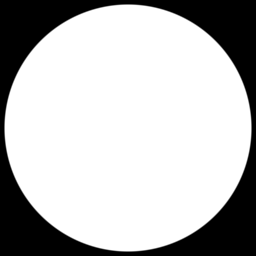
#> input picture tsks24-sig/lab3/images/circle.tif, 256 x 256 px
$ python DemoD.py
#> lines starting #> are read from the running program, lines starting #| are printed output that depends on the picture
from preamble import *

Im = np.double(imageio.imread('images/circle.tif'))
#> Im: shape (256, 256) float64; min 0, max 255, mean 186.4

fig, axes = plt.subplots(nrows=2, ncols=2)
fig.tight_layout()

plt.subplot(2,2,1)
plt.imshow(Im,'gray',clim=(0,255))
plt.title('original image')
plt.colorbar()

b = np.array([0.5,0.5])
b2 = np.convolve(b, b).reshape(1, 3)
d = np.array([1,-1.0])
cd = np.convolve(b, d).reshape(1, 3)
sobelx = np.array([[1., 0., -1.], [2., 0., -2.], [1., 0., -1.]]) / 8
Imsobelx = signal.convolve2d(Im,sobelx,'same')
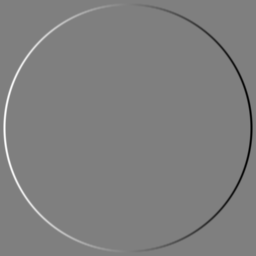
#> Imsobelx: shape (256, 256) float64; min -127.5, max 127.5, mean 0; drawn with min black and max white

plt.subplot(2,2,3)
plt.imshow(Imsobelx,'gray',clim=(-128,127))
plt.title('sobelx image')
plt.colorbar()

sobely = sobelx.T
Imsobely = signal.convolve2d(Im,sobely,'same')
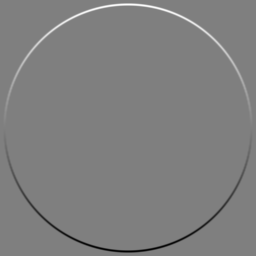
#> Imsobely: shape (256, 256) float64; min -127.5, max 127.5, mean 0; drawn with min black and max white
plt.subplot(2,2,4)
plt.imshow(Imsobely,'gray',clim=(-128,127))
plt.title('sobely image')
plt.colorbar()

mangngrad = np.sqrt(Imsobelx**2 + Imsobely**2)
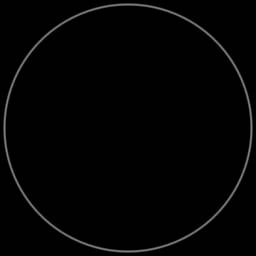
#> mangngrad: shape (256, 256) float64; min 0, max 127.5, mean 3

plt.subplot(2,2,2)
plt.imshow(mangngrad, 'gray',clim=(0, 160))
plt.title('mangngrad image')
plt.colorbar()

plt.show()
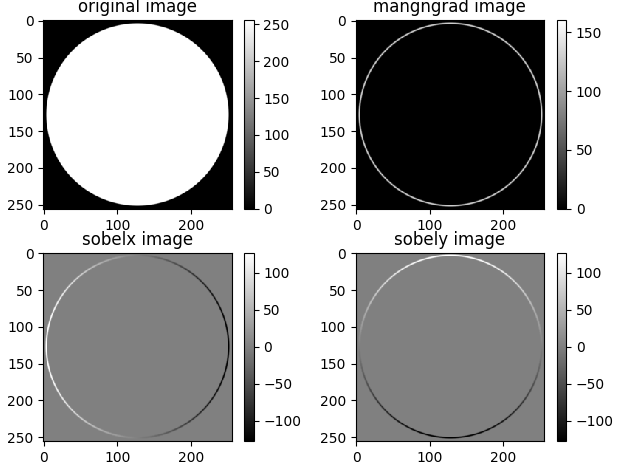
#> figure drawn by matplotlib, 8 panels


# QUESTION: 10
# in sobelx we get the derivative of the image in the x direction. So the left
# edge becomes large (white) and the right edge becomes low (black).
# in sobely it is the same thing but for the y direction were instead the top edge
# becomes white and the bottom edge becomes black.

# QUESTION: 11
# abs(gradient) = sqrt( (∂f(x,y)/∂x)^2 + (∂f(x,y)/∂y)^2 )
